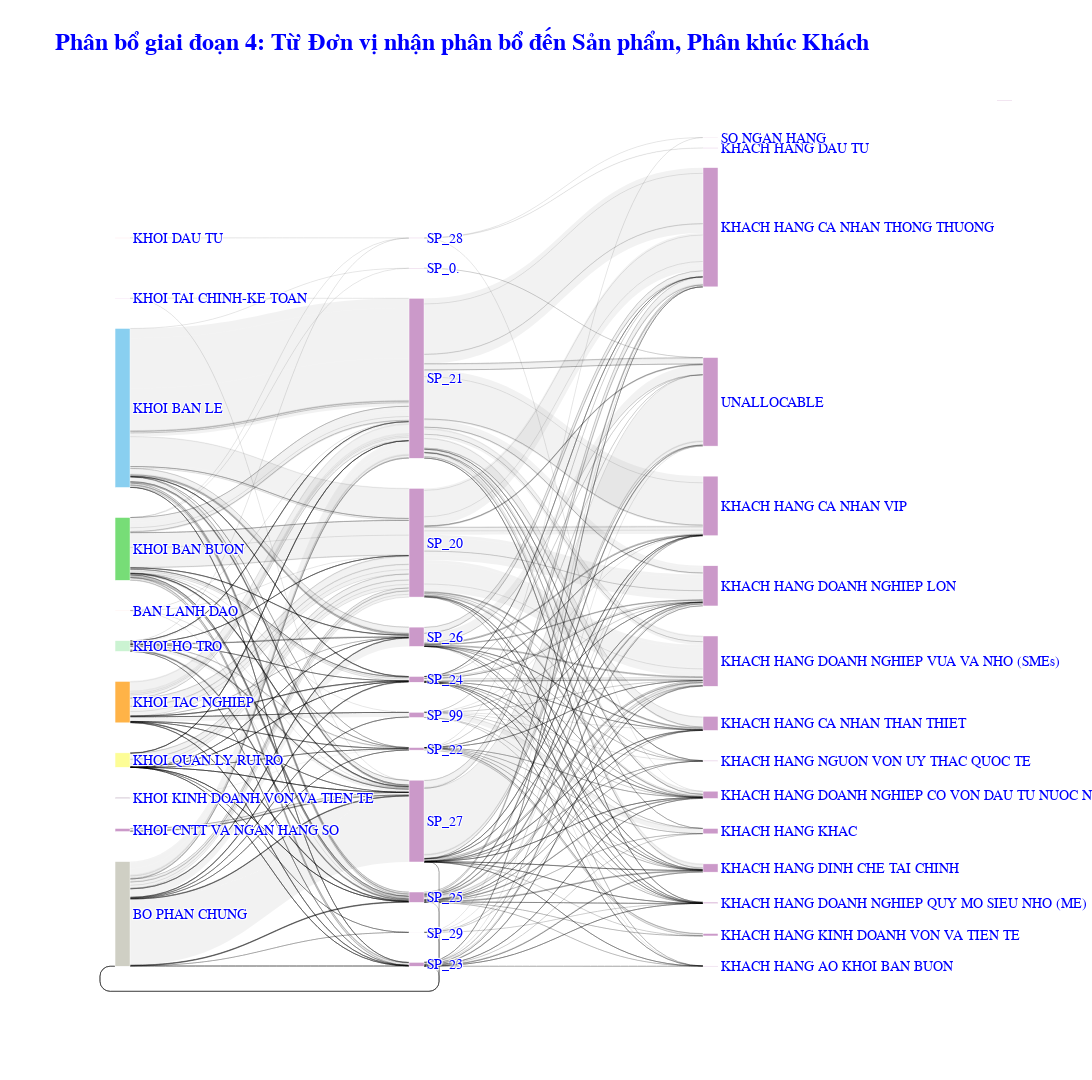

Notebook code cell kept with this figure:
### Code cell
selected_columns = ['Mã đơn vị tổ chức cấp 6_khoi', 'Mã SP cấp 5 PK', 'Tên phân khúc KH cấp 3']
highlighted_nodes = []
fig = sankey_graph(sp_pk_df, selected_columns, highlighted_nodes, 
                   title= "<b>Phân bổ giai đoạn 4: Từ Đơn vị nhận phân bổ đến Sản phẩm, Phân khúc Khách</b>", color_map= color_map_v3)
fig

### Figure 1 — Plotly figure (JSON) as saved in the notebook; plotly's stock layout.template omitted (floating-point values rounded to 4 significant figures; data arrays with more than 128 entries replaced by an {"elided": "..."} marker saying what was removed)
{"data": [{"link": {"color": {"elided": "1024 str values"}, "hoverlabel": {"font": {"family": "Rockwell", "size": 20}}, "hovertemplate": "<b>From:</b> %{source.label}<br><b>To:</b> %{target.label}<br><b>Sum:</b> %{value}<extra></extra>", "source": {"elided": "1024 int values"}, "target": {"elided": "1024 int values"}, "value": {"elided": "1024 float values"}}, "node": {"color": ["#FF6961", "#CFCFC4", "#CB99C9", "#CB99C9", "#CB99C9", "#CB99C9", "#CB99C9", "#CB99C9", "#CB99C9", "#CB99C9", "#CB99C9", "#CB99C9", "#CB99C9", "#CB99C9", "#CB99C9", "#77DD77", "#89CFF0", "#CB99C9", "#FFD1DC", "#CBF3D2", "#B39EB5", "#FDFD96", "#FFB347", "#ECC8EC", "#CB99C9", "#CB99C9", "#CB99C9", "#CB99C9", "#CB99C9", "#CB99C9", "#CB99C9", "#CB99C9", "#CB99C9", "#CB99C9", "#CB99C9", "#CB99C9", "#CB99C9", "#CB99C9", "#CB99C9"], "hoverlabel": {"font": {"family": "Rockwell", "size": 20}}, "hovertemplate": "<b>Node:</b> %{label}<br><b>Sum:</b> %{value}<extra></extra>", "label": ["BAN LANH DAO", "BO PHAN CHUNG", "KHACH HANG AO KHOI BAN BUON", "KHACH HANG CA NHAN THAN THIET", "KHACH HANG CA NHAN THONG THUONG", "KHACH HANG CA NHAN VIP", "KHACH HANG DAU TU", "KHACH HANG DINH CHE TAI CHINH", "KHACH HANG DOANH NGHIEP CO VON DAU TU NUOC NGOAI (FIE)", "KHACH HANG DOANH NGHIEP LON", "KHACH HANG DOANH NGHIEP QUY MO SIEU NHO (ME)", "KHACH HANG DOANH NGHIEP VUA VA NHO (SMEs)", "KHACH HANG KHAC", "KHACH HANG KINH DOANH VON VA TIEN TE", "KHACH HANG NGUON VON UY THAC QUOC TE", "KHOI BAN BUON", "KHOI BAN LE", "KHOI CNTT VA NGAN HANG SO", "KHOI DAU TU", "KHOI HO TRO", "KHOI KINH DOANH VON VA TIEN TE", "KHOI QUAN LY RUI RO", "KHOI TAC NGHIEP", "KHOI TAI CHINH-KE TOAN", "SO NGAN HANG", "SP_0.", "SP_20", "SP_21", "SP_22", "SP_23", "SP_24", "SP_25", "SP_26", "SP_27", "SP_28", "SP_29", "SP_99", "UNALLOCABLE", ""], "line": {"color": "white"}, "pad": 15, "thickness": 15}, "type": "sankey", "valueformat": ",.5r", "valuesuffix": " VND"}], "layout": {"autosize": false, "font": {"color": "blue", "family": "Arial", "size": 14}, "height": 1080, "title": {"font": {"size": 24}, "text": "<b>Phân bổ giai đoạn 4: Từ Đơn vị nhận phân bổ đến Sản phẩm, Phân khúc Khách</b>"}, "width": 1920, "xaxis": {"showticklabels": false, "visible": false}, "yaxis": {"showticklabels": false, "visible": false}}}
